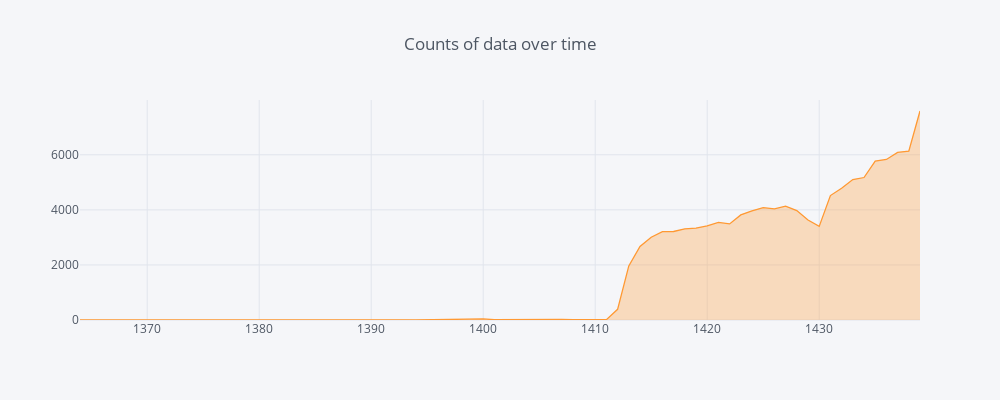

Here is the notebook cell this chart was saved with:
### Code cell
# How is the amount of data changing over time?
df.year.value_counts().sort_index().iplot(kind='line',fill=True,title='Counts of data over time')

### Figure 1 — Plotly figure (JSON) as saved in the notebook; plotly's stock layout.template omitted (floating-point values rounded to 4 significant figures)
{"data": [{"fill": "tozeroy", "fillcolor": "rgba(255, 153, 51, 0.3)", "line": {"color": "rgba(255, 153, 51, 1.0)", "dash": "solid", "shape": "linear", "width": 1.3}, "mode": "lines", "name": "year", "text": "", "type": "scatter", "uid": "256c3a47-16ab-46dc-b172-1d88905a2dfd", "x": ["1364", "1365", "1366", "1367", "1368", "1369", "1370", "1371", "1372", "1375", "1376", "1377", "1378", "1379", "1380", "1381", "1382", "1383", "1384", "1392", "1393", "1394", "1395", "1396", "1397", "1398", "1399", "1400", "1401", "1402", "1403", "1404", "1405", "1406", "1407", "1408", "1409", "1410", "1411", "1412", "1413", "1414", "1415", "1416", "1417", "1418", "1419", "1420", "1421", "1422", "1423", "1424", "1425", "1426", "1427", "1428", "1429", "1430", "1431", "1432", "1433", "1434", "1435", "1436", "1437", "1438", "1439"], "y": [2, 5, 4, 4, 6, 8, 1, 1, 1, 1, 3, 2, 6, 4, 4, 2, 3, 16, 2, 6, 7, 2, 4, 4, 9, 18, 15, 38, 11, 16, 18, 15, 14, 14, 26, 9, 19, 26, 13, 387, 1964, 2668, 3005, 3209, 3214, 3313, 3340, 3416, 3543, 3489, 3818, 3965, 4082, 4035, 4138, 3973, 3631, 3401, 4519, 4786, 5102, 5174, 5771, 5830, 6087, 6134, 7590]}], "layout": {"height": 400, "legend": {"bgcolor": "#F5F6F9", "font": {"color": "#4D5663"}}, "paper_bgcolor": "#F5F6F9", "plot_bgcolor": "#F5F6F9", "title": "Counts of data over time", "titlefont": {"color": "#4D5663"}, "width": 1000, "xaxis": {"gridcolor": "#E1E5ED", "showgrid": true, "tickfont": {"color": "#4D5663"}, "title": "", "titlefont": {"color": "#4D5663"}, "zerolinecolor": "#E1E5ED"}, "yaxis": {"gridcolor": "#E1E5ED", "showgrid": true, "tickfont": {"color": "#4D5663"}, "title": "", "titlefont": {"color": "#4D5663"}, "zerolinecolor": "#E1E5ED"}}}
